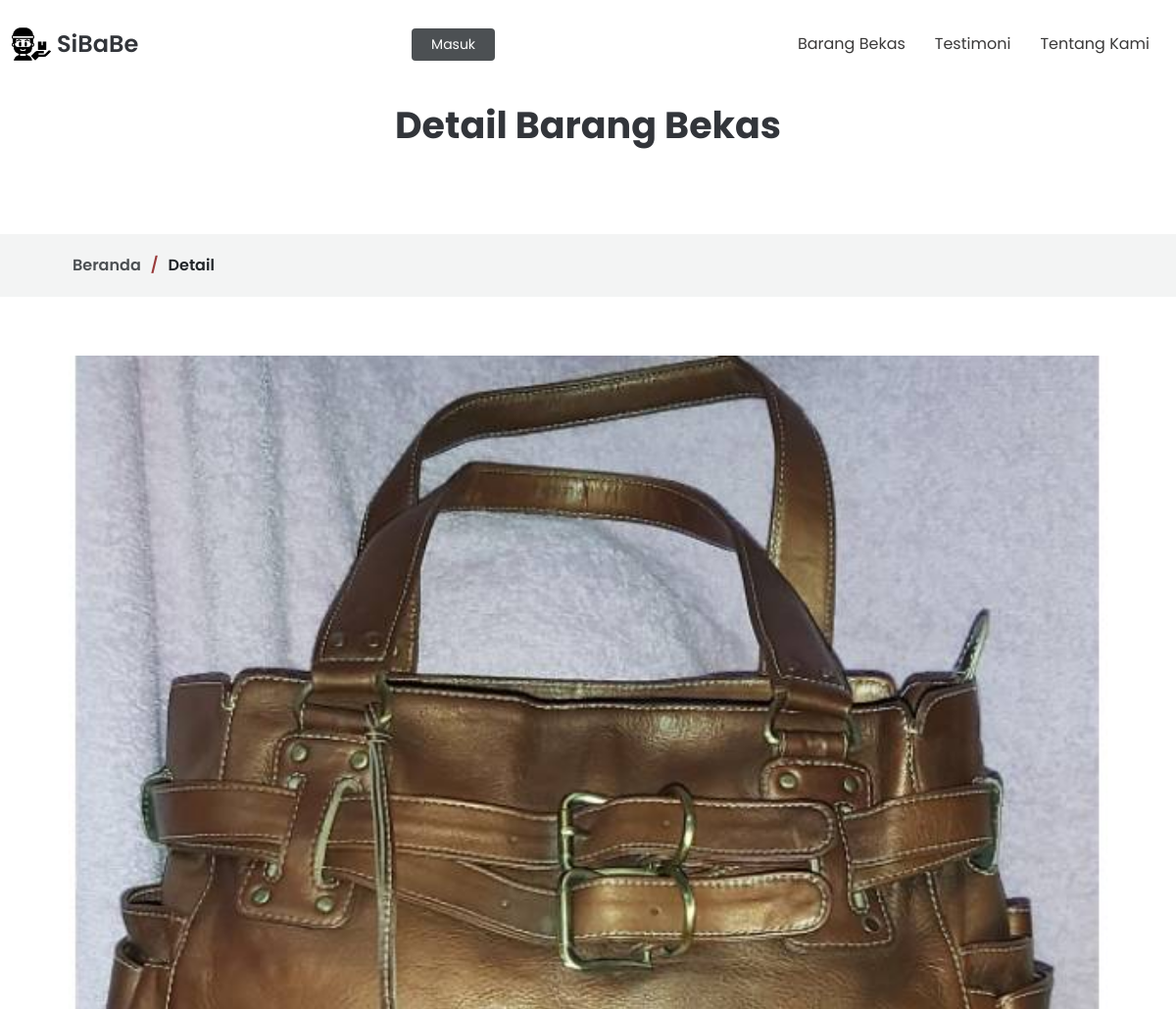
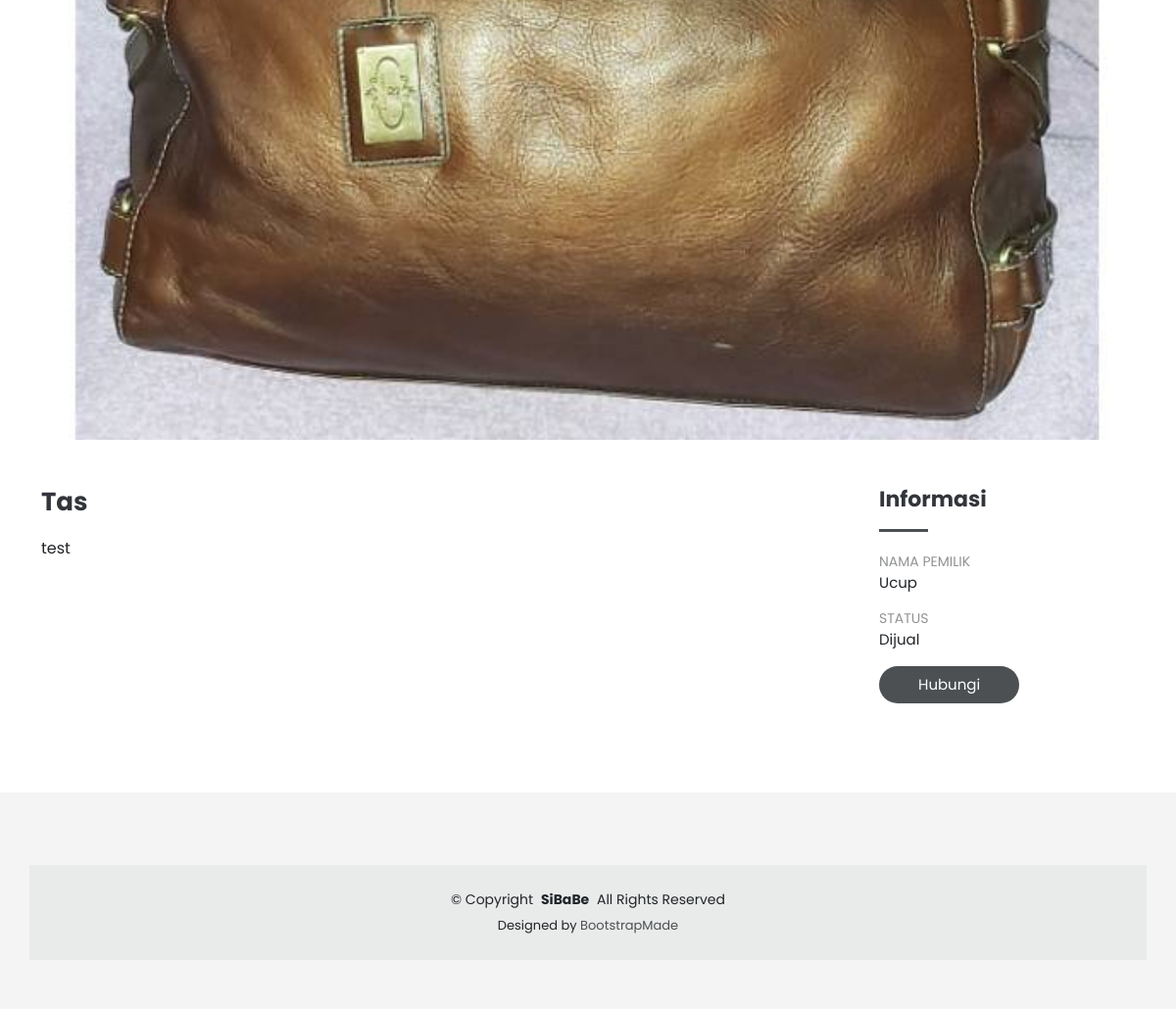
Page /detail-barang.php?item_id=21 on the committed database (2 pictures, top to bottom).
### tables this page shows
CREATE TABLE `barang` (
  `item_id` int(11) NOT NULL,
  `nama` varchar(255) NOT NULL,
  `status` varchar(50) NOT NULL,
  `deskripsi` varchar(2000) NOT NULL,
  `foto` varchar(100) NOT NULL,
  `user_id` int(11) NOT NULL
);

CREATE TABLE `users` (
  `id` int(11) NOT NULL,
  `role` varchar(15) NOT NULL,
  `nama` varchar(50) NOT NULL,
  `email` varchar(150) NOT NULL,
  `password` varchar(25) NOT NULL,
  `nohp` varchar(21) NOT NULL,
  `foto` varchar(100) NOT NULL
);

### detail-barang.php (the view, shortened to what this page needs)
<?php
include "koneksi.php";
?>
<!DOCTYPE html>
<html lang="en">
<head>
  <link href="assets/vendor/bootstrap/css/bootstrap.min.css" rel="stylesheet">
  <link href="assets/vendor/bootstrap-icons/bootstrap-icons.css" rel="stylesheet">
  <link href="assets/vendor/glightbox/css/glightbox.min.css" rel="stylesheet">
  <link href="assets/vendor/swiper/swiper-bundle.min.css" rel="stylesheet">
  <link href="assets/vendor/aos/aos.css" rel="stylesheet">
  <link href="assets/css/main.css" rel="stylesheet">
</head>
<body class="portfolio-details-page" data-bs-spy="scroll" data-bs-target="#navmenu">
  <header id="header" class="header fixed-top d-flex align-items-center">
    <?php include "navbar.php";
    ?>
  </header>
  <main id="main" style="margin-top: 24px;">
    <div data-aos="fade" class="page-title">
      <div class="heading">
        <div class="container">
          <div class="row d-flex justify-content-center text-center">
            <div class="col-lg-8">
              <h1>Detail Barang Bekas</h1>
            </div>
          </div>
        </div>
      </div>
      <nav class="breadcrumbs">
        <div class="container">
          <ol>
            <li><a href="index.php">Beranda</a></li>
            <li class="current">Detail</li>
          </ol>
        </div>
      </nav>
    </div>
    <section id="portfolio-details" class="portfolio-details">
      <?php
      $item_id = $_GET['item_id'];
      $query = "SELECT * FROM barang WHERE item_id = $item_id";
      $result = mysqli_query($koneksi, $query);
      if ($result && mysqli_num_rows($result) > 0) {
        $barang = mysqli_fetch_assoc($result);
        $nama = $barang['nama'];
        $deskripsi = $barang['deskripsi'];
        $status = $barang['status'];
        $foto = $barang['foto'];
        $user_id = $barang['user_id'];
      }
      ?>
      <div class="container" data-aos="fade-up">
        <div class="portfolio-details-slider swiper">
          <div class="swiper-wrapper align-items-center">
            <div class="swiper-slide">
              <img src="assets/img/babe/<?php echo $foto; ?>" alt="">
            </div>
          </div>
        </div>
        <div class="row justify-content-between gy-4 mt-4">
          <div class="col-lg-8" data-aos="fade-up">
            <div class="portfolio-description">
              <h2><?php echo $nama; ?></h2>
              <p>
                <?php echo $deskripsi; ?>
              </p>
            </div>
          </div>
          <div class="col-lg-3" data-aos="fade-up" data-aos-delay="100">
            <div class="portfolio-info">
              <h3>Informasi</h3>
              <ul>
                <?php
                $query_user = "SELECT * FROM users WHERE id = $user_id";
                $result_user = mysqli_query($koneksi, $query_user);
                $user = mysqli_fetch_assoc($result_user);
                ?>
                <li><strong>Nama Pemilik</strong> <?php echo $user['nama']; ?></li>
                <li><strong>Status</strong> <?php echo $status; ?></li>
                <li><a href="http://wa.me/+62<?php echo $user['nohp']; ?>" class="btn-visit align-self-start">Hubungi</a></li>
              </ul>
            </div>
          </div>
        </div>
      </div>
    </section>
  </main>
  <footer id="footer" class="footer">
    <div class="container footer-top">
    </div>
    <div class="container copyright text-center mt-4">
      <p>
        &copy; <span>Copyright</span> <strong class="px-1">SiBaBe</strong>
        <span>All Rights Reserved</span>
      </p>
      <div class="credits">
        Designed by <a href="https://bootstrapmade.com/">BootstrapMade</a>
      </div>
    </div>
  </footer>
</body>
</html>

### assets/css/main.css (style rules this page uses)
:root { --background-color: #ffffff; --background-color-rgb: 255, 255, 255; --default-color: #212529; --default-color-rgb: 33, 37, 41; --primary-color: #4c5053; --primary-color-rgb: 232, 69, 69; --secondary-color: #32353a; --secondary-color-rgb: 50, 53, 58; --contrast-color: #ffffff; --contrast-color-rgb: 255, 255, 255; }
:root { --nav-color: #3a3939; --nav-hover-color: #4c5053; --nav-dropdown-color: #3a3939; --nav-dropdown-hover-color: #4c5053; --nav-dropdown-background-color: #ffffff; --nav-mobile-background-color: #ffffff; }
:root { scroll-behavior: smooth; }
body { color: var(--default-color); background-color: var(--background-color); font-family: "Poppins", sans-serif; }
a { color: var(--primary-color); text-decoration: none; transition: 0.3s; }
h1, h2, h3, h4, h5, h6 { color: var(--secondary-color); }
section { color: var(--default-color); background-color: var(--background-color); padding: 60px 0; overflow: clip; }
.page-title { color: var(--default-color); background-color: var(--background-color); }
.page-title .heading { padding: 80px 0; border-top: 1px solid rgba(var(--default-color-rgb), 0.1); }
.page-title .heading h1 { font-size: 38px; font-weight: 700; color: var(--secondary-color); }
.page-title nav { background-color: rgba(var(--default-color-rgb), 0.05); padding: 20px 0; }
.page-title nav ol { display: flex; flex-wrap: wrap; list-style: none; margin: 0; font-size: 16px; font-weight: 600; }
.page-title nav ol li + li { padding-left: 10px; }
.page-title nav ol li + li::before { content: "/"; display: inline-block; padding-right: 10px; color: #9a3b3b; }
.header { --background-color: #ffffff; color: var(--default-color); background-color: var(--background-color); padding: 15px 0; transition: all 0.5s; z-index: 997; }
section { scroll-margin-top: 90px; }
.footer { --background-color: #f4f4f4; color: var(--default-color); background-color: var(--background-color); font-size: 14px; padding-bottom: 50px; }
.footer .footer-top { padding-top: 50px; }
.footer .copyright { padding-top: 25px; padding-bottom: 25px; background-color: rgba(var(--default-color-rgb), 0.05); }
.footer .copyright p { margin-bottom: 0; }
.footer .credits { margin-top: 6px; font-size: 13px; }
.portfolio-details .portfolio-details-slider img { width: 100%; }
.portfolio-details .swiper-wrapper { height: auto; }
.portfolio-details .portfolio-info h3 { font-size: 22px; font-weight: 700; margin-bottom: 20px; padding-bottom: 20px; position: relative; }
.portfolio-details .portfolio-info h3:after { content: ""; position: absolute; display: block; width: 50px; height: 3px; background: var(--primary-color); left: 0; bottom: 0; }
.portfolio-details .portfolio-info ul { list-style: none; padding: 0; font-size: 15px; }
.portfolio-details .portfolio-info ul li { display: flex; flex-direction: column; padding-bottom: 15px; }
.portfolio-details .portfolio-info ul strong { text-transform: uppercase; font-weight: 400; color: rgba(var(--default-color-rgb), 0.5); font-size: 14px; }
.portfolio-details .portfolio-info .btn-visit { padding: 8px 40px; background: var(--primary-color); color: var(--contrast-color); border-radius: 50px; transition: 0.3s; }
.portfolio-details .portfolio-description h2 { font-size: 26px; font-weight: 700; margin-bottom: 20px; }
.portfolio-details .portfolio-description p { padding: 0; }

### rows in the picture
barang: foto (picture), nama "Tas", deskripsi "test", status "Dijual"
users: nama "Ucup"
